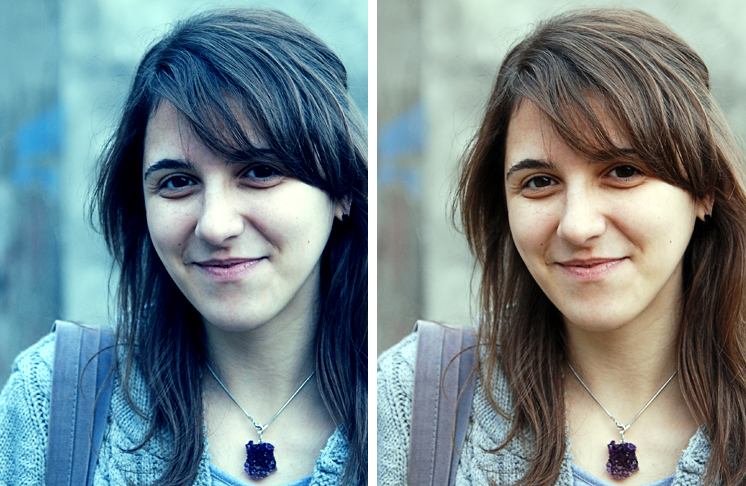
#> input picture 619.jpg, 746 x 486 px
$ jupyter execute computer_vision_task2.ipynb
#> lines starting #> are read from the running program, lines starting #| are printed output that depends on the picture
[cell 1]
import cv2
import numpy as np
from matplotlib import pyplot as plt
plt.rcParams['figure.figsize'] = [15, 5]

[cell 2]
img = cv2.imread('619.jpg')
#> img is the input picture: shape (486, 746, 3); mean B, G, R 137.9, 133.8, 116.3
img = cv2.cvtColor(img, cv2.COLOR_BGR2RGB)
plt.imshow(img)

[cell 3]
# Define white patch and the coefficients
row, col = 40, 340
white = img[row, col, :]
#> white = [170, 228, 229]
coeffs = 255.0/white
#> coeffs = [1.5, 1.12, 1.11]

# Apply white balancing and generate balanced image
balanced = np.zeros_like(img, dtype=np.float32)
for channel in range(3):
    balanced[..., channel] = img[..., channel] * coeffs[channel]
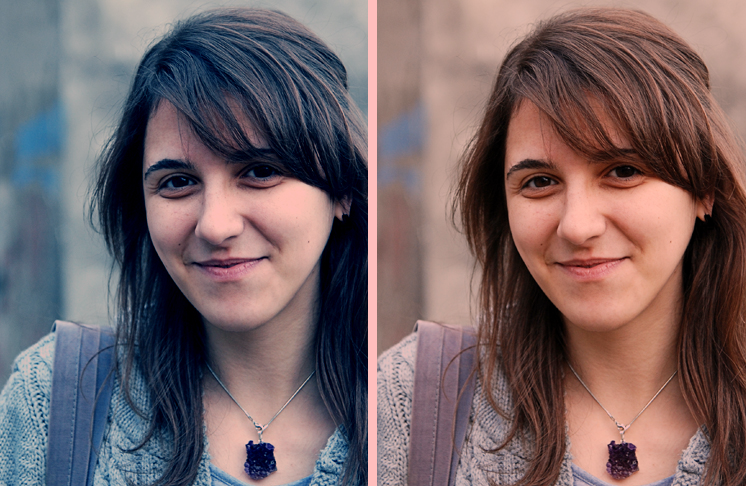
#> balanced: shape (486, 746, 3) float32; mean R, G, B 174.4, 149.6, 153.5; drawn with min black and max white

# White patching does not guarantee that the dynamic range is preserved, images must be clipped.
balanced = balanced/255
balanced[balanced > 1] = 1
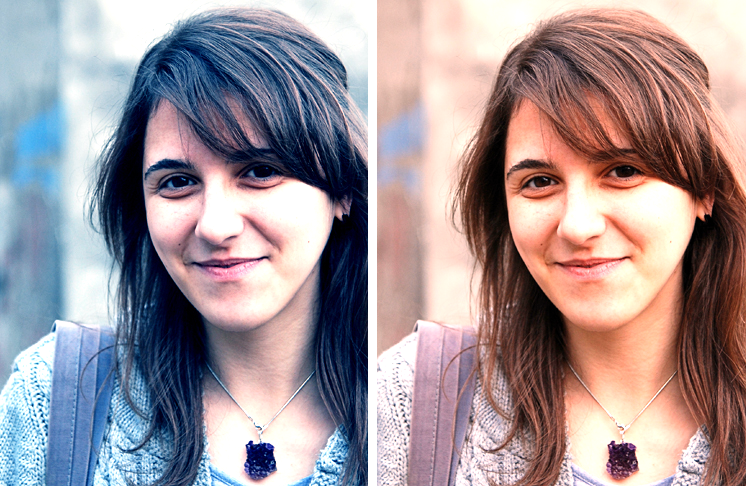
#> balanced: shape (486, 746, 3) float32; mean R, G, B 0.634, 0.582, 0.599

plt.subplot(121), plt.imshow(img)
plt.subplot(122), plt.imshow(balanced)
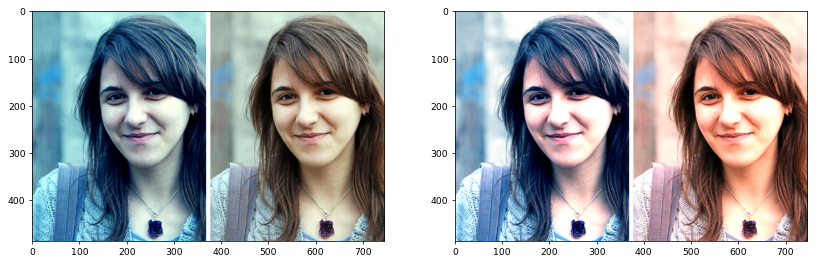
#> figure drawn by matplotlib, 2 panels

[cell 4]
# Load your image
img = cv2.imread('619.jpg')
img = cv2.cvtColor(img, cv2.COLOR_BGR2RGB)

red, green, blue = cv2.split(img)
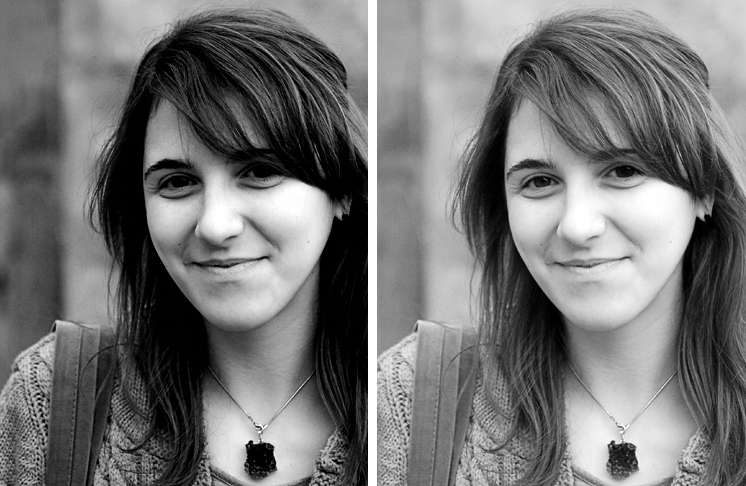
#> red: shape (486, 746); min 0, max 255, mean 116.3
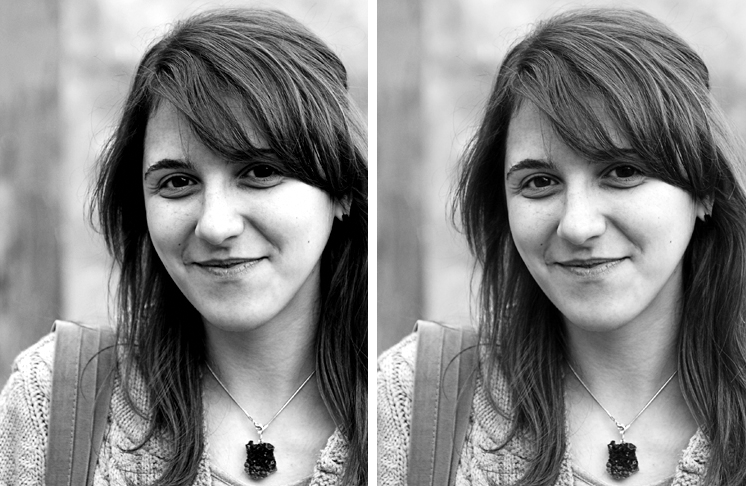
#> green: shape (486, 746); min 0, max 255, mean 133.8
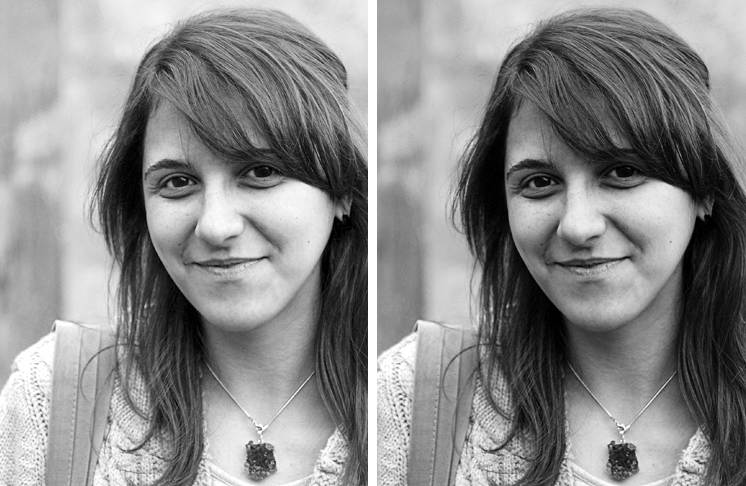
#> blue: shape (486, 746); min 0, max 255, mean 137.9

# Compute the mean values for all three colour channels (red, green, blue)
mean_red = np.mean(red);
#> mean_red = 116.3
mean_green = np.mean(green);
#> mean_green = 133.8
mean_blue = np.mean(blue);
#> mean_blue = 137.9

mean_gray = (mean_red + mean_green + mean_blue)/3
#> mean_gray = 129.3

red = red * (mean_gray/mean_red)
green = green * (mean_gray/mean_green)
blue = blue * (mean_gray/mean_blue)

# Apply color balancing and generate the balanced image
balanced = cv2.merge([red, green, blue])
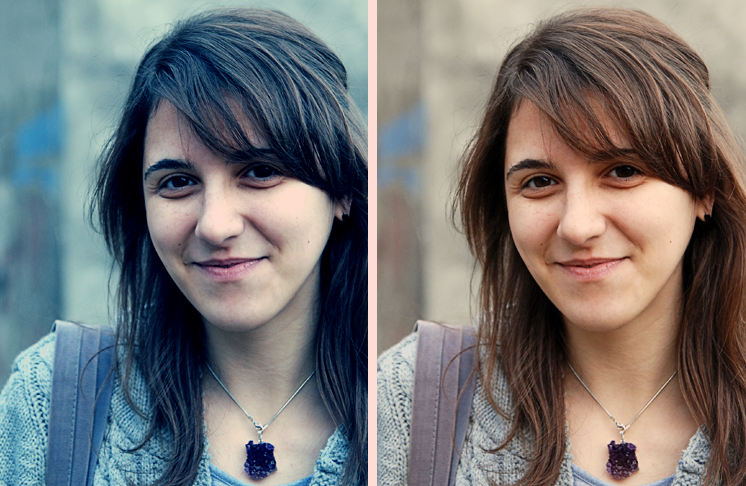
#> balanced: shape (486, 746, 3) float64; mean R, G, B 129.3, 129.3, 129.3; drawn with min black and max white
balanced = balanced/255
balanced[balanced > 1] = 1
#> balanced: shape (486, 746, 3) float64; mean R, G, B 0.504, 0.507, 0.507

# Show the original and the balanced image side by side
plt.subplot(121), plt.imshow(img)
plt.subplot(122), plt.imshow(balanced)

[cell 5]
# Load your image
img = cv2.imread('619.jpg')
img = cv2.cvtColor(img, cv2.COLOR_BGR2RGB)

red, green, blue = cv2.split(img)

# Compute the maximum values for all three colour channels (red, green, blue)
max_r = np.max(red) + 1e-6 #додаємо маленьке число на випадок, якщо картинка повністю чорна
#> max_r = 255
max_g = np.max(green) + 1e-6
#> max_g = 255
max_b = np.max(blue) + 1e-6
#> max_b = 255

# Apply scale-by-max balancing and generate the balanced image

red = red * (255.0/max_r)
green = green * (255.0/max_g)
blue = blue * (255.0/max_b)

balanced = cv2.merge([red, green, blue])
balanced = balanced.astype(np.uint8)

plt.subplot(121), plt.imshow(img)
plt.subplot(122), plt.imshow(balanced)

$ run again, with dashcam.jpg copied over 619.jpg
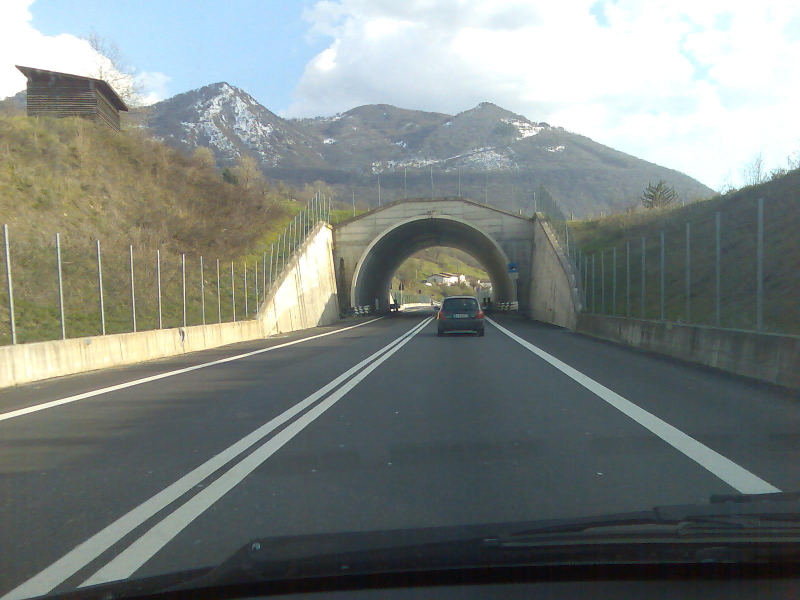
#> input picture dashcam.jpg, 1600 x 1200 px (shown at 1/2 size)
#> img is the input picture: shape (1200, 1600, 3); mean B, G, R 127.8, 131.2, 124.1
#> white = [184, 225, 253]
#> coeffs = [1.39, 1.13, 1.01]
#> after the loop `for channel in range(3):`:
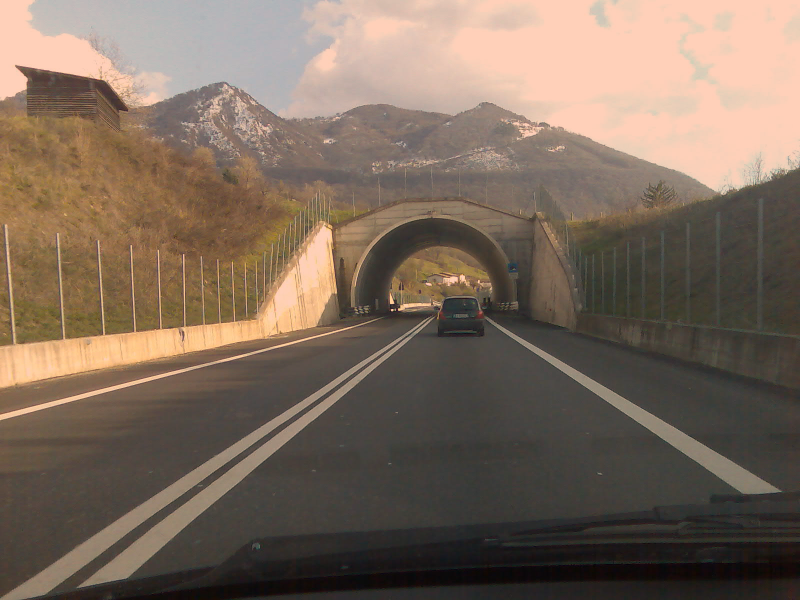
#> balanced: shape (1200, 1600, 3) float32 (shown at 1/2 size); mean R, G, B 172.3, 148.5, 128.8; drawn with min black and max white
#> `red, green, blue = cv2.split(img)`:
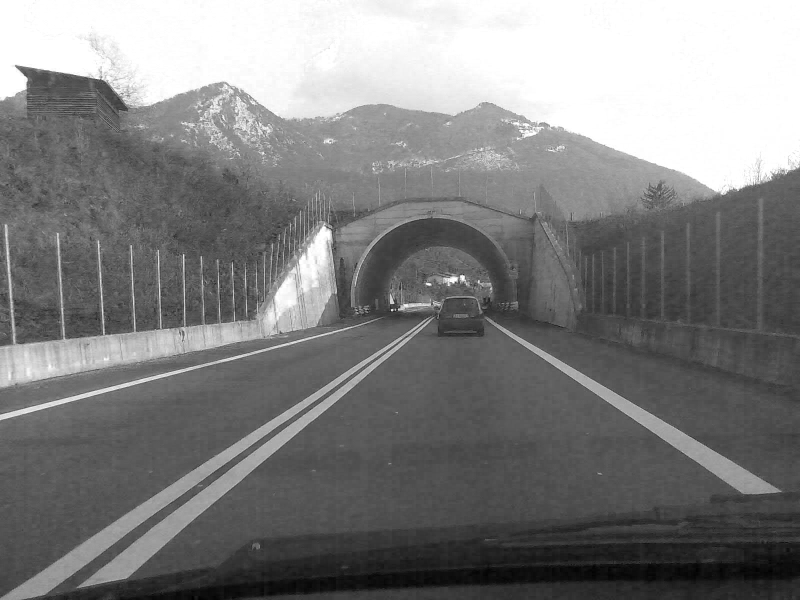
#> blue: shape (1200, 1600) (shown at 1/2 size); min 0, max 255, mean 127.8
#> mean_red = 124.1
#> mean_green = 131.2
#> mean_blue = 127.8
#> mean_gray = 127.7
#> max_r = 255
